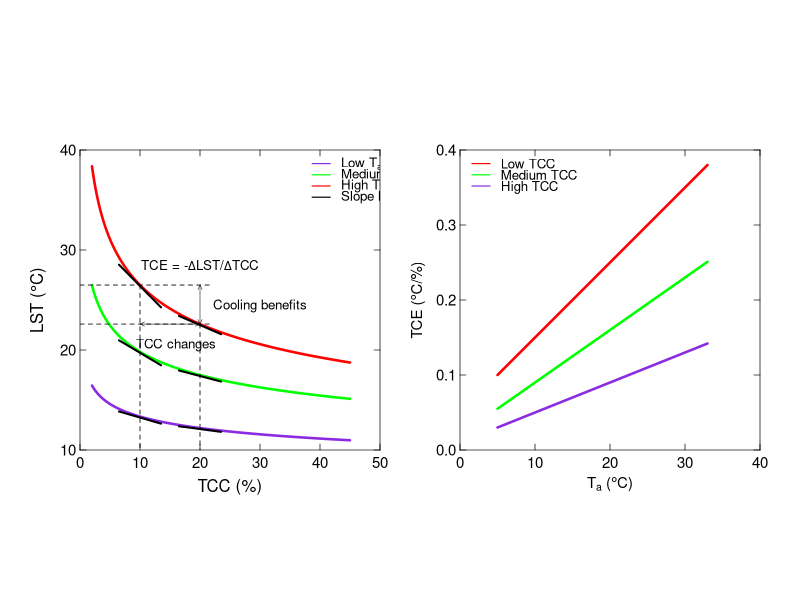

The R script that drew this image:
## ----------------------------------
# Title: Concept map of tree cooling efficiency (TCE)
# Objective: Concept map illustrating how TCE changes with tree canopy cover (TCC) and air temperature (Ta)
# Created by: Jiacheng Zhao
# Created on: 2021-12-26
# Copyright (c) Jiacheng Zhao, 2021
# Beijing Normal University
# Email: zhaojiacheng@mail.bnu.edu.cn
## ----------------------------------

library(data.table)
opar = par(no.readonly = T)

# settings ----
# par
par(
  # family = 'Calibri',
  cex.axis = 0.9,
  las = 1,
  lwd = 0.1,
  mai = c(0, 0.4, 0, 0.4),
  mfrow = c(1, 2),
  oma = c(2, 2, 2, 0),
  pty = 's',
  tck = 0.02
)
cex.font = 0.9; cex.legend = 0.8
lwd = 2.5; lwd.axis = 0.7
seg.len = 1.5
cols = c('blueviolet', 'green1', 'red1')
col.slope = 'black'
x.intersp = 0.9; y.intersp = 0.7
inset = c(0, 0)
label.line = 1.3


# plot 1 ----
plot(
  0, type = 'n',
  xaxs = 'i', yaxs = 'i',
  xlab = '', ylab = '',
  xlim = c(0, 50), ylim = c(10, 40),
  axes = F
)
# x range
x = seq(2, 45, 0.1)
# parameter a
a1 = 18; a2 = 30; a3 = 45
a = c(a1, a2, a3)
# parameter b
b1 = -0.13; b2 = -0.18; b3 = -0.23
b = c(b1, b2, b3)
# lines
for (i in 1:3) {
  lines(y ~ x, data = data.table(x = x, y = a[i] * x ^ b[i]), col = cols[i], lwd = lwd)
}
# TCC location
location = c(10, 20)
# slope line
extension = 3.5
for (i in 1:2) {
  for (j in 1:3) {
    y = a[j] * location[i] ^ b[j] - 0.1
    k = a[j] * b[j] * location[i] ^ (b[j] - 1) 
    intercept = y - k * location[i] 
    segments(location[i] - extension, k * (location[i] - extension) + intercept, location[i] + extension, k * (location[i] + extension) + intercept, col = col.slope, lty = 'solid', lwd = 2)
  }
}
# axis
axis(1, at = c(-10, seq(0, 50, 10)), lwd = lwd.axis, mgp = c(3, 0.1, 0))
axis(2, at = c(-10, seq(0, 50, 10)), lwd = lwd.axis, mgp = c(3, 0.2, 0))
axis(3, at = c(-10, seq(0, 50, 10)), labels = F, lwd = lwd.axis, mgp = c(3, 0.1, 0))
axis(4, at = c(-10, seq(0, 50, 10)), labels = F, lwd = lwd.axis, mgp = c(3, 0.2, 0))
# surface cooling benefits
segments(10, a3 * 10 ^ b3, 10, 0, lty = 'dashed', lwd = 0.8)
segments(20, a3 * 20 ^ b3, 20, 0, lty = 'dashed', lwd = 0.8)
segments(0, a3 * 10 ^ b3, 22, a3 * 10 ^ b3, lty = 'dashed', lwd = 0.8)
segments(0, a3 * 20 ^ b3, 22, a3 * 20 ^ b3, lty = 'dashed', lwd = 0.8)
arrows(20, a[3] * 20 ^ b[3], 20, a[3] * 10 ^ b[3], length = 0.05, angle = 25, code = 3, lwd = 0.5)
arrows(10, a[3] * 20 ^ b[3], 20, a[3] * 20 ^ b[3], length = 0.05, angle = 25, code = 3, lwd = 0.5)
# annotation
text(20, 28.5, labels = expression('TCE = -' * Delta * 'LST/' * Delta * 'TCC'), cex = cex.legend)
text(16, 20.5, labels = 'TCC changes', cex = cex.legend)
text(30, 24.4, labels = 'Cooling benefits', cex = cex.legend)
# axis label
mtext(1, text = 'TCC (%)', line = label.line, cex = cex.font + 0.1)
mtext(2, text = expression('LST (' * degree * 'C)'), line = label.line + 0.2, cex = cex.font + 0.1, las = 0)
# legend
legend(
  'topright',
  legend = c(
    expression('Low T'[a]),
    expression('Medium T'[a]),
    expression('High T'[a]),
    'Slope line'
  ),
  lty = rep('solid', 4),
  seg.len = seg.len,
  lwd = 1.2,
  col = c(cols, col.slope),
  cex = cex.legend, bty = 'n',
  x.intersp = x.intersp, y.intersp = y.intersp,
  inset = c(-0.1, 0)
)

# plot 2 ----
# jplot(xlim = c(0, 40), ylim = c(0, 0.45), at2 = seq(0, 0.5, 0.1))
plot(
  0, type = 'n',
  xaxs = 'i', yaxs = 'i',
  xlab = '', ylab = '',
  xlim = c(0, 40), ylim = c(0, 0.4),
  axes = F
)
# intercept
intcp1 = 0.05; intcp2 = 0.02; intcp3 = 0.01
intcp = c(intcp1, intcp2, intcp3)
# slope
s1 = 0.01; s2 = 0.007; s3 = 0.004
s = c(s1, s2, s3)
# x range
x0 = 5; x1 = 33
# lines
for (i in 1:3) {
  y0 = intcp[i] + s[i] * x0
  y1 = intcp[i] + s[i] * x1
  segments(x0, y0, x1, y1, col = rev(cols)[i], lwd = lwd)
}
# axis
axis(1, at = c(-10, seq(0, 40, 10)), lwd = lwd.axis, mgp = c(3, 0.1, 0))
axis(2, at = c(-10, seq(0, 0.45, 0.1)), lwd = lwd.axis, mgp = c(3, 0.2, 0))
axis(3, at = c(-10, seq(0, 40, 10)), labels = F, lwd = lwd.axis, mgp = c(3, 0.1, 0))
axis(4, at = c(-10, seq(0, 0.45, 0.1)), labels = F, lwd = lwd.axis, mgp = c(3, 0.2, 0))
# axis label
mtext(1, text = expression('T'[a] * ' (' * degree * 'C)'), line = label.line, cex = cex.font)
mtext(2, text = expression('TCE (' * degree * 'C/%)'), line = label.line + 0.2, cex = cex.font, las = 0)
# legend
legend(
  'topleft',
  legend = c(
    'Low TCC',
    'Medium TCC',
    'High TCC'
  ),
  lty = rep('solid', 3),
  seg.len = seg.len,
  lwd = 1.2,
  col = rev(cols),
  cex = cex.legend, bty = 'n',
  x.intersp = x.intersp, y.intersp = y.intersp,
  inset = inset
)
par(opar)